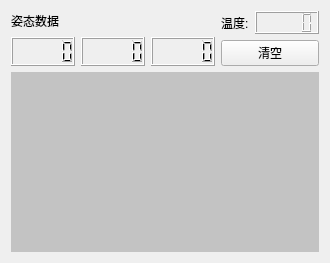
           <widget class="QWidget" name="tab_5">
            <attribute name="title">
             <string>姿态控制</string>
            </attribute>
            <layout class="QVBoxLayout" name="verticalLayout_12">
             <item>
              <layout class="QHBoxLayout" name="horizontalLayout_8">
               <item>
                <layout class="QGridLayout" name="gridLayout_4">
                 <item row="2" column="0">
                  <layout class="QHBoxLayout" name="horizontalLayout_7">
                   <item>
                    <widget class="QLCDNumber" name="lcd_x">
                     <property name="maximumSize">
                      <size>
                       <width>16777215</width>
                       <height>100</height>
                      </size>
                     </property>
                    </widget>
                   </item>
                   <item>
                    <widget class="QLCDNumber" name="lcd_y">
                     <property name="maximumSize">
                      <size>
                       <width>16777215</width>
                       <height>100</height>
                      </size>
                     </property>
                    </widget>
                   </item>
                   <item>
                    <widget class="QLCDNumber" name="lcd_z">
                     <property name="maximumSize">
                      <size>
                       <width>16777215</width>
                       <height>100</height>
                      </size>
                     </property>
                    </widget>
                   </item>
                  </layout>
                 </item>
                 <item row="0" column="0">
                  <widget class="QLabel" name="label_15">
                   <property name="maximumSize">
                    <size>
                     <width>16777215</width>
                     <height>20</height>
                    </size>
                   </property>
                   <property name="text">
                    <string>姿态数据</string>
                   </property>
                  </widget>
                 </item>
                </layout>
               </item>
               <item>
                <layout class="QVBoxLayout" name="verticalLayout_7">
                 <item>
                  <layout class="QHBoxLayout" name="horizontalLayout_5">
                   <item>
                    <widget class="QLabel" name="label_8">
                     <property name="maximumSize">
                      <size>
                       <width>16777215</width>
                       <height>25</height>
                      </size>
                     </property>
                     <property name="text">
                      <string>温度:</string>
                     </property>
                    </widget>
                   </item>
                   <item>
                    <widget class="QLCDNumber" name="lcd_temper">
                     <property name="maximumSize">
                      <size>
                       <width>16777215</width>
                       <height>25</height>
                      </size>
                     </property>
                    </widget>
                   </item>
                  </layout>
                 </item>
                 <item>
                  <widget class="QPushButton" name="pushButton_clear">
                   <property name="text">
                    <string>清空</string>
                   </property>
                  </widget>
                 </item>
                </layout>
               </item>
              </layout>
             </item>
             <item>
              <widget class="QCustomPlot" name="customPlot" native="true">
               <property name="minimumSize">
                <size>
                 <width>0</width>
                 <height>180</height>
                </size>
               </property>
               <property name="styleSheet">
                <string notr="true">background-color: rgb(195, 195, 195);</string>
               </property>
              </widget>
             </item>
            </layout>
           </widget>
